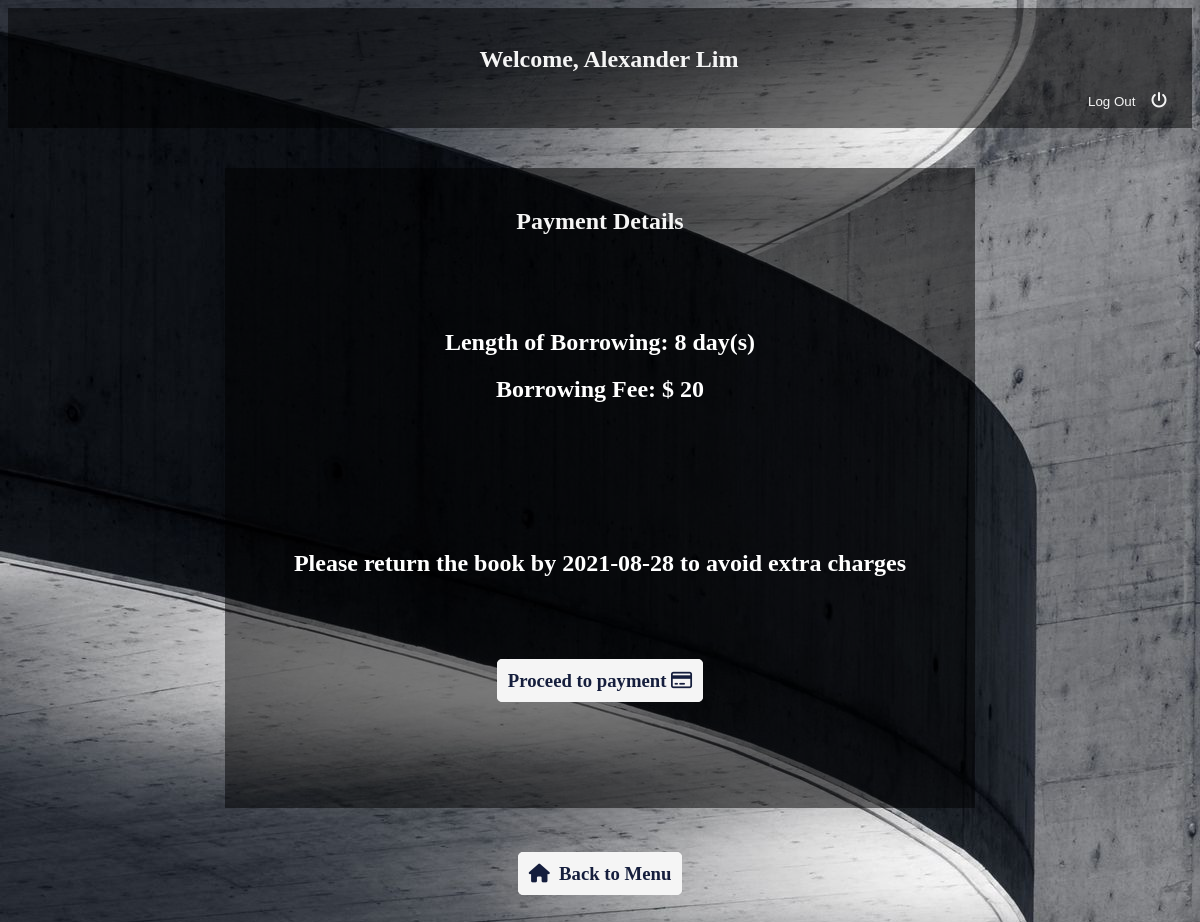
Screenshot of /user/payment.php?id=10001 (signed in) with the database file from the repository.
### tables this page shows
CREATE TABLE `user` (
  `userId` bigint(12) NOT NULL,
  `password` varchar(20) NOT NULL,
  `userFirstName` varchar(20) NOT NULL,
  `userLastName` varchar(20) NOT NULL,
  `userPhone` varchar(15) NOT NULL,
  `userEmail` varchar(100) NOT NULL
);

CREATE TABLE `add_book` (
  `bookId` int(10) NOT NULL,
  `ISBN` varchar(20) NOT NULL,
  `bookTitle` varchar(200) NOT NULL,
  `bookAuthor` varchar(50) NOT NULL,
  `bookPublisher` varchar(50) NOT NULL,
  `bookStatus` varchar(10) DEFAULT NULL,
  `bookRegularcost` float NOT NULL,
  `bookExtentedcost` float NOT NULL,
  `type` varchar(10) NOT NULL,
  `borrower` varchar(50) DEFAULT NULL,
  `borrowDate` date DEFAULT NULL,
  `returnDate` date DEFAULT NULL,
  `extendDate` date DEFAULT NULL
);

### user/payment.php (the view, shortened to what this page needs)
<?php
include_once 'classLibrary.php';
include_once '../assets/conn/dbconnect.php';
$user= new User;
$userId = $_SESSION['userId'];
$id = $_GET['id'];
$res=mysqli_query($con,"SELECT * FROM add_book WHERE bookId=".$id);
$bookRow=mysqli_fetch_array($res,MYSQLI_ASSOC);
?>
<!DOCTYPE html>
<html lang="en">
    <head>
        <link rel="stylesheet" href="https://formden.com/static/cdn/font-awesome/4.4.0/css/font-awesome.min.css" />
        <link href="../assets/css/material.css" rel="stylesheet">
    </head>
    <body >
        <div class="navigation">
            <br>
               <h2 style="color:whitesmoke;text-align: center;"> <b> &nbsp;&nbsp;&nbsp;Welcome, <?php echo $user->get_fullname($userId);?> </b></h2>
                <div class="hi">
                    <b>
                        <form method = "POST">
                            <input style="background-color:transparent;color: whitesmoke; border-style:none;" type = "submit" value="Log Out     " name="logout" />
                            <i style="background-color:transparent;color: whitesmoke; border-style:none;" class="fa fa-fw fa-power-off"></i>
                        </form>
                    </b>
                </div>
        </div>
        <section>
            <div class="container">
                <div class = "container-edit">
                <h1 style="text-align: center;color: whitesmoke;">Payment Details</h1>
                	<?php
                    $date1 = strtotime($bookRow['borrowDate']);
                    $date2 = strtotime($bookRow['returnDate']);
                    $diff = (($date2-$date1)/60)/60/24;
                    $cost = $bookRow['bookRegularcost']* $diff;
                    echo "<br>"; echo "<br>";    echo "<br>";
                    echo "<h2 style='color:white;text-align:center;'>"."Length of Borrowing:". " ".$diff   ." ". "day(s)</h2>";
                    echo "<h2 style='color:white;text-align:center;'>"."Borrowing Fee: $". " ".$cost   ."</h2>";
                        echo "<br>"; echo "<br>";    echo "<br>"; echo "<br>";    echo "<br>"; echo "<br>";
                    echo "<h2 style='color:white;text-align:center;'>"."Please return the book by ". " ".$bookRow['returnDate'] ." to avoid extra charges</h2>";
                    ?>
                    <br><br><br>
                    <h3 style="color:white;text-align:center;"><a href="userviewresource.php"><b>Proceed to payment <i class="fa fa-credit-card" aria-hidden="true"></i></a></h3><br><br>
                <br><br><br><br><br><br><br>
                </div>
                <br><br>
            <h3 style="color:white;text-align:center;"><a href="user.php"><b><i class="fa fa-home" aria-hidden="true"></i> &nbsp;Back to Menu </a></h3><br><br>
            </div>
        </section>
</body>
</html>

### user/classLibrary.php (shortened to what this page needs)
<?php
class User
{
    public function get_fullname($userId){
    		$con = mysqli_connect("localhost","root","","library");
    		$sql="SELECT userFirstName, userLastName FROM user WHERE userId = $userId";
	        $result = mysqli_query($con,$sql);
	        $user_data = mysqli_fetch_array($result);
	        echo $user_data['userFirstName']." ".$user_data['userLastName'] ;
    	}
 }

### assets/css/material.css (style rules this page uses)
a { text-decoration: none; background-color: whitesmoke; border:1px solid whitesmoke; padding: 10px; color: #151E3D; border-radius: 5px; }
.navigation { background-color: rgba(0, 0, 0, 0.5); width: 100%; height: 120px; }
input { width: 50%; height: 37px; padding: 10px font-size: 13px; color: #666666; border-radius: 30px; border: none; }
.hi { float: right; margin-top: -10px; margin-bottom: 15px; }
.container { width: 100%; height: 530px; }
.container-edit { height: 600px; width: 60%; background-color: rgba(0, 0, 0, 0.5); margin-right: auto; margin-left: auto; padding: 20px; margin-top: 40px; }

### user/payment.php (style rules this page uses)
body { background-image: url("../assets/img/picture5.jpg"); color: #333333; }

### rows the page displays
user: userFirstName "Alexander", userLastName "Lim"
add_book: diff "8", cost "20", returnDate "2021-08-28"
